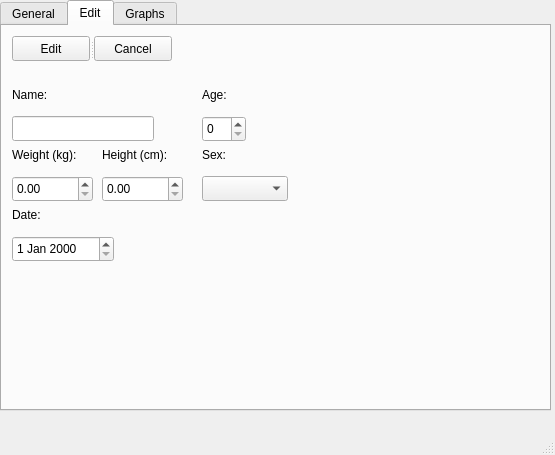
<?xml version="1.0" encoding="UTF-8"?>
<ui version="4.0">
 <class>MainWindow</class>
 <widget class="QMainWindow" name="MainWindow">
  <property name="geometry">
   <rect>
    <x>0</x>
    <y>0</y>
    <width>555</width>
    <height>455</height>
   </rect>
  </property>
  <property name="windowTitle">
   <string>MainWindow</string>
  </property>
  <widget class="QWidget" name="centralwidget">
   <widget class="QTabWidget" name="tabWidget">
    <property name="geometry">
     <rect>
      <x>0</x>
      <y>0</y>
      <width>551</width>
      <height>411</height>
     </rect>
    </property>
    <property name="currentIndex">
     <number>1</number>
    </property>
    <widget class="QWidget" name="generalTab">
     <attribute name="title">
      <string>General</string>
     </attribute>
     <widget class="QFrame" name="frame">
      <property name="geometry">
       <rect>
        <x>10</x>
        <y>170</y>
        <width>251</width>
        <height>191</height>
       </rect>
      </property>
      <property name="frameShape">
       <enum>QFrame::StyledPanel</enum>
      </property>
      <property name="frameShadow">
       <enum>QFrame::Raised</enum>
      </property>
      <widget class="QSplitter" name="splitter_2">
       <property name="geometry">
        <rect>
         <x>10</x>
         <y>130</y>
         <width>231</width>
         <height>25</height>
        </rect>
       </property>
       <property name="orientation">
        <enum>Qt::Horizontal</enum>
       </property>
       <widget class="QPushButton" name="generalSavePushButton">
        <property name="text">
         <string>Save</string>
        </property>
       </widget>
       <widget class="QPushButton" name="generalClearPushButton">
        <property name="text">
         <string>Clear</string>
        </property>
       </widget>
      </widget>
      <widget class="QPushButton" name="addWeightPushButton">
       <property name="geometry">
        <rect>
         <x>10</x>
         <y>10</y>
         <width>89</width>
         <height>25</height>
        </rect>
       </property>
       <property name="text">
        <string>Add</string>
       </property>
      </widget>
      <widget class="QLabel" name="label_2">
       <property name="geometry">
        <rect>
         <x>10</x>
         <y>49</y>
         <width>49</width>
         <height>17</height>
        </rect>
       </property>
       <property name="text">
        <string>Weight</string>
       </property>
      </widget>
      <widget class="QDoubleSpinBox" name="generalWeightDoubleSpinBox">
       <property name="geometry">
        <rect>
         <x>10</x>
         <y>70</y>
         <width>65</width>
         <height>22</height>
        </rect>
       </property>
      </widget>
      <widget class="QLabel" name="label_3">
       <property name="geometry">
        <rect>
         <x>120</x>
         <y>49</y>
         <width>33</width>
         <height>17</height>
        </rect>
       </property>
       <property name="text">
        <string>Date</string>
       </property>
      </widget>
      <widget class="QDateEdit" name="generalWeightDateEdit">
       <property name="geometry">
        <rect>
         <x>120</x>
         <y>70</y>
         <width>102</width>
         <height>22</height>
        </rect>
       </property>
      </widget>
     </widget>
     <widget class="QPushButton" name="generalChangeProfilePushButton">
      <property name="geometry">
       <rect>
        <x>10</x>
        <y>40</y>
        <width>89</width>
        <height>25</height>
       </rect>
      </property>
      <property name="text">
       <string>Change</string>
      </property>
     </widget>
     <widget class="QFrame" name="frame_2">
      <property name="geometry">
       <rect>
        <x>270</x>
        <y>10</y>
        <width>261</width>
        <height>351</height>
       </rect>
      </property>
      <property name="frameShape">
       <enum>QFrame::StyledPanel</enum>
      </property>
      <property name="frameShadow">
       <enum>QFrame::Raised</enum>
      </property>
      <widget class="QLabel" name="label_10">
       <property name="geometry">
        <rect>
         <x>10</x>
         <y>10</y>
         <width>151</width>
         <height>17</height>
        </rect>
       </property>
       <property name="text">
        <string>General Info (Latest):</string>
       </property>
      </widget>
      <widget class="QLabel" name="label_15">
       <property name="geometry">
        <rect>
         <x>10</x>
         <y>210</y>
         <width>91</width>
         <height>17</height>
        </rect>
       </property>
       <property name="text">
        <string>Condition:</string>
       </property>
      </widget>
      <widget class="QProgressBar" name="genConditionProgressBar">
       <property name="geometry">
        <rect>
         <x>10</x>
         <y>240</y>
         <width>241</width>
         <height>23</height>
        </rect>
       </property>
       <property name="value">
        <number>24</number>
       </property>
      </widget>
      <widget class="QSplitter" name="splitter_3">
       <property name="geometry">
        <rect>
         <x>10</x>
         <y>40</y>
         <width>53</width>
         <height>121</height>
        </rect>
       </property>
       <property name="orientation">
        <enum>Qt::Vertical</enum>
       </property>
       <widget class="QLabel" name="label_11">
        <property name="text">
         <string>Height:</string>
        </property>
       </widget>
       <widget class="QLabel" name="label_12">
        <property name="text">
         <string>Weight:</string>
        </property>
       </widget>
       <widget class="QLabel" name="label_13">
        <property name="text">
         <string>Age:</string>
        </property>
       </widget>
       <widget class="QLabel" name="label_14">
        <property name="text">
         <string>Sex:</string>
        </property>
       </widget>
      </widget>
      <widget class="QSplitter" name="splitter_4">
       <property name="geometry">
        <rect>
         <x>140</x>
         <y>40</y>
         <width>67</width>
         <height>121</height>
        </rect>
       </property>
       <property name="orientation">
        <enum>Qt::Vertical</enum>
       </property>
       <widget class="QLabel" name="genInfoHeightLabel">
        <property name="text">
         <string>0.0</string>
        </property>
       </widget>
       <widget class="QLabel" name="genInfoWeightLabel">
        <property name="text">
         <string>0.0</string>
        </property>
       </widget>
       <widget class="QLabel" name="genInfoAgeLabel">
        <property name="text">
         <string>0.0</string>
        </property>
       </widget>
       <widget class="QLabel" name="genInfoSexLabel">
        <property name="text">
         <string>-</string>
        </property>
       </widget>
      </widget>
     </widget>
     <widget class="QLabel" name="label">
      <property name="geometry">
       <rect>
        <x>10</x>
        <y>10</y>
        <width>50</width>
        <height>17</height>
       </rect>
      </property>
      <property name="text">
       <string>Profile:</string>
      </property>
     </widget>
     <widget class="QLabel" name="generalProfileLabel">
      <property name="geometry">
       <rect>
        <x>115</x>
        <y>10</y>
        <width>141</width>
        <height>21</height>
       </rect>
      </property>
      <property name="text">
       <string>-</string>
      </property>
     </widget>
    </widget>
    <widget class="QWidget" name="editTab">
     <attribute name="title">
      <string>Edit</string>
     </attribute>
     <widget class="QSplitter" name="splitter_6">
      <property name="geometry">
       <rect>
        <x>10</x>
        <y>10</y>
        <width>160</width>
        <height>25</height>
       </rect>
      </property>
      <property name="orientation">
       <enum>Qt::Horizontal</enum>
      </property>
      <widget class="QPushButton" name="editPushButton">
       <property name="text">
        <string>Edit</string>
       </property>
      </widget>
      <widget class="QPushButton" name="cancelEditPushButton">
       <property name="text">
        <string>Cancel</string>
       </property>
      </widget>
     </widget>
     <widget class="QDoubleSpinBox" name="editHeightDoubleSpinBox">
      <property name="geometry">
       <rect>
        <x>100</x>
        <y>150</y>
        <width>81</width>
        <height>26</height>
       </rect>
      </property>
      <property name="toolTip">
       <string/>
      </property>
      <property name="maximum">
       <double>300.000000000000000</double>
      </property>
     </widget>
     <widget class="QComboBox" name="editSexComboBox">
      <property name="geometry">
       <rect>
        <x>200</x>
        <y>150</y>
        <width>86</width>
        <height>25</height>
       </rect>
      </property>
     </widget>
     <widget class="QSpinBox" name="editAgeSpinBox">
      <property name="geometry">
       <rect>
        <x>200</x>
        <y>90</y>
        <width>44</width>
        <height>26</height>
       </rect>
      </property>
      <property name="maximum">
       <number>110</number>
      </property>
     </widget>
     <widget class="QLabel" name="label_16">
      <property name="geometry">
       <rect>
        <x>200</x>
        <y>60</y>
        <width>67</width>
        <height>17</height>
       </rect>
      </property>
      <property name="text">
       <string>Age:</string>
      </property>
     </widget>
     <widget class="QLabel" name="label_17">
      <property name="geometry">
       <rect>
        <x>100</x>
        <y>120</y>
        <width>91</width>
        <height>17</height>
       </rect>
      </property>
      <property name="text">
       <string>Height (cm):</string>
      </property>
     </widget>
     <widget class="QLabel" name="label_18">
      <property name="geometry">
       <rect>
        <x>200</x>
        <y>120</y>
        <width>67</width>
        <height>17</height>
       </rect>
      </property>
      <property name="text">
       <string>Sex:</string>
      </property>
     </widget>
     <widget class="QLabel" name="label_5">
      <property name="geometry">
       <rect>
        <x>10</x>
        <y>120</y>
        <width>91</width>
        <height>17</height>
       </rect>
      </property>
      <property name="text">
       <string>Weight (kg):</string>
      </property>
     </widget>
     <widget class="QLabel" name="label_4">
      <property name="geometry">
       <rect>
        <x>10</x>
        <y>60</y>
        <width>44</width>
        <height>17</height>
       </rect>
      </property>
      <property name="text">
       <string>Name:</string>
      </property>
     </widget>
     <widget class="QLineEdit" name="editNameLineEdit">
      <property name="geometry">
       <rect>
        <x>10</x>
        <y>90</y>
        <width>142</width>
        <height>25</height>
       </rect>
      </property>
      <property name="maxLength">
       <number>50</number>
      </property>
     </widget>
     <widget class="QDoubleSpinBox" name="editWeightDoubleSpinBox">
      <property name="geometry">
       <rect>
        <x>10</x>
        <y>150</y>
        <width>81</width>
        <height>26</height>
       </rect>
      </property>
      <property name="maximum">
       <double>300.000000000000000</double>
      </property>
     </widget>
     <widget class="QLabel" name="label_6">
      <property name="geometry">
       <rect>
        <x>10</x>
        <y>180</y>
        <width>37</width>
        <height>17</height>
       </rect>
      </property>
      <property name="text">
       <string>Date:</string>
      </property>
     </widget>
     <widget class="QDateEdit" name="editDateDateEdit">
      <property name="geometry">
       <rect>
        <x>10</x>
        <y>210</y>
        <width>102</width>
        <height>26</height>
       </rect>
      </property>
     </widget>
    </widget>
    <widget class="QWidget" name="graphsTab">
     <attribute name="title">
      <string>Graphs</string>
     </attribute>
     <widget class="QLabel" name="label_7">
      <property name="geometry">
       <rect>
        <x>100</x>
        <y>30</y>
        <width>16</width>
        <height>17</height>
       </rect>
      </property>
      <property name="text">
       <string>-</string>
      </property>
      <property name="alignment">
       <set>Qt::AlignCenter</set>
      </property>
     </widget>
     <widget class="QPushButton" name="showGraphPushButton">
      <property name="geometry">
       <rect>
        <x>120</x>
        <y>70</y>
        <width>89</width>
        <height>31</height>
       </rect>
      </property>
      <property name="text">
       <string>Show Graph</string>
      </property>
     </widget>
     <widget class="QSplitter" name="splitter_7">
      <property name="geometry">
       <rect>
        <x>10</x>
        <y>10</y>
        <width>86</width>
        <height>42</height>
       </rect>
      </property>
      <property name="orientation">
       <enum>Qt::Vertical</enum>
      </property>
      <widget class="QLabel" name="label_8">
       <property name="text">
        <string>Start date</string>
       </property>
      </widget>
      <widget class="QComboBox" name="graphStartDateComboBox"/>
     </widget>
     <widget class="QSplitter" name="splitter_8">
      <property name="geometry">
       <rect>
        <x>120</x>
        <y>10</y>
        <width>86</width>
        <height>42</height>
       </rect>
      </property>
      <property name="orientation">
       <enum>Qt::Vertical</enum>
      </property>
      <widget class="QLabel" name="label_9">
       <property name="text">
        <string>End date</string>
       </property>
      </widget>
      <widget class="QComboBox" name="graphEndDateComboBox"/>
     </widget>
    </widget>
   </widget>
  </widget>
  <widget class="QMenuBar" name="menubar">
   <property name="geometry">
    <rect>
     <x>0</x>
     <y>0</y>
     <width>555</width>
     <height>22</height>
    </rect>
   </property>
  </widget>
  <widget class="QStatusBar" name="statusbar"/>
 </widget>
 <resources/>
 <connections/>
</ui>
